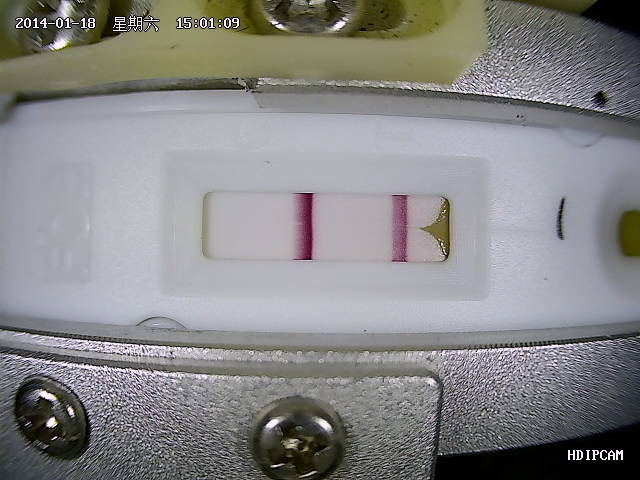
#> input picture FOB/sample.bmp, 1280 x 960 px (shown at 1/2 size)
$ python -i match.py   (imports and definitions only)   (older library calls are emulated)
#> lines starting #> are read from the running program, lines starting #| are printed output that depends on the picture; after the words box and inside, x2 and y2 are one past the last pixel; in counts of white or black regions, pixels touching at a corner belong together
#> further down, picture is the input picture: shape (960, 1280, 3); mean B, G, R 133.6, 133.7, 133.8
# encoding:utf-8
import cv2
import numpy as np
#得到模板函数
def get_t_black(f):
    if f==0:
        template = np.zeros((120, 350), dtype=np.uint8)
        template[1:120,1:350]=255
        template[0:120,80:81]=0
        template[0:120,120:121]=0

def get_template(height,width,top_wid,left_wid, num_tem):
    #num_tem==1代表黑卡，黑卡的模板如下
    if num_tem==1:
        template = np.zeros((height, width * 3), dtype=np.uint8)
        # template[top_wid:height-top_wid,left_wid:width-left_wid]=255
        # template[0:height, 5:11] = 0
        template[top_wid:height-top_wid,0:width*3]=255
        template[0:height,width:width+1]=0
        template[0:30, width+int(width/2):width + int(width/2)+1] = 0
        template[height-30:height,width+int(width/2):width + int(width/2)+1]=0
        template[0:height,width*2:width*2+1] = 0

    #白卡的模板如下
    if num_tem==0:
        template = np.zeros((height, width*2), dtype=np.uint8)
        # template[top_wid:height - top_wid, 18:23] = 255
        # template[0:30,20:21]=0
        # template[90:120, 20:21] = 0
        template[:,:]=255
        template[0:1 ,0:width]=0
        template[height-1:height, 0:width] = 0
        template[0:height,0:1]=0
        template[0:height,width:width+1]=0
    #距离变换

    dis = cv2.distanceTransform(template, distanceType=cv2.DIST_L1, maskSize=3, dstType=cv2.CV_8U)
    #cv2.normalize(dis, dis)
    di = np.zeros((dis.shape[0],dis.shape[1]), dtype=np.uint8)
    # [7 lines of commented-out code are left out]
    return dis
#得到FOB卡区域的函数
def get_ori(image):
    #规定模板的长度为40，高度为125，实际上模板的宽度是具体情况而定
    height=125
    width=40
    #cv2.imshow('template',template)
    #大致分割
    ori=image[300:660,100:950]
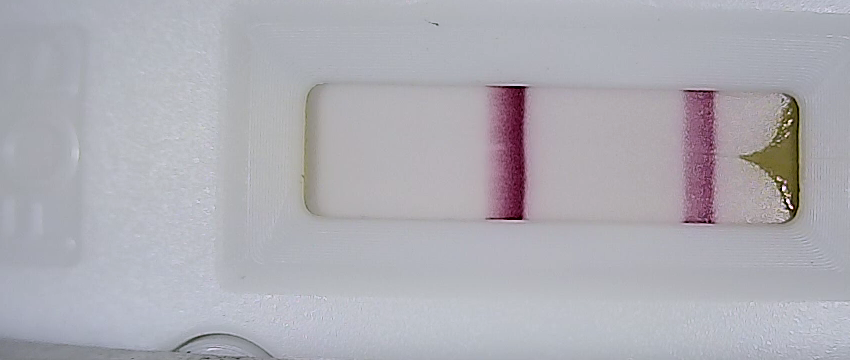
#> ori: shape (360, 850, 3); mean B, G, R 180.2, 173.1, 174.2
    image=image[300:660,100:950]
    gray = cv2.cvtColor(image, cv2.COLOR_BGR2GRAY)
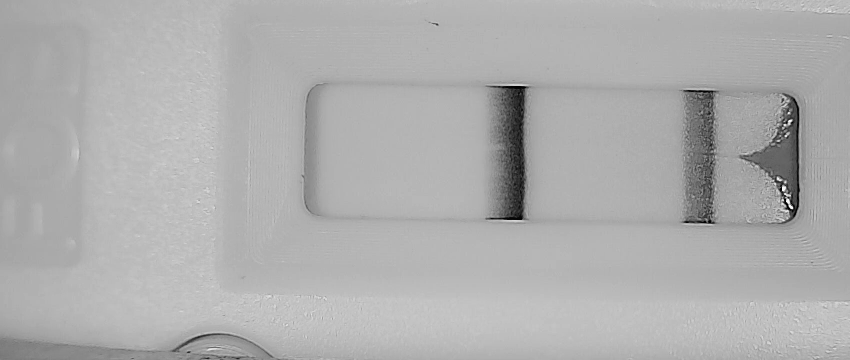
#> gray: shape (360, 850); min 0, max 247, mean 174.2
    #转灰度图
    image=cv2.cvtColor(image,cv2.COLOR_BGR2GRAY)

    #取左上角一小块区域灰度和判断是白卡还是黑卡
    sum_gray=np.sum(image[0:20,2:4])
#> sum_gray = 6570
    #中值滤波
    image = cv2.medianBlur(image, 19)
    #得到模板加canny计算边缘
    if sum_gray < 60*20*2:#flag=1 黑卡 flag=0白卡
        flag=1
        img = cv2.Canny(image, 1, 20)
        template_0 = get_template(height, width, 1, 1, 1)
    else:
        flag=0
        template_0 = get_template(height, width, 1, 1, 0)
        img = cv2.Canny(image, 1,40)
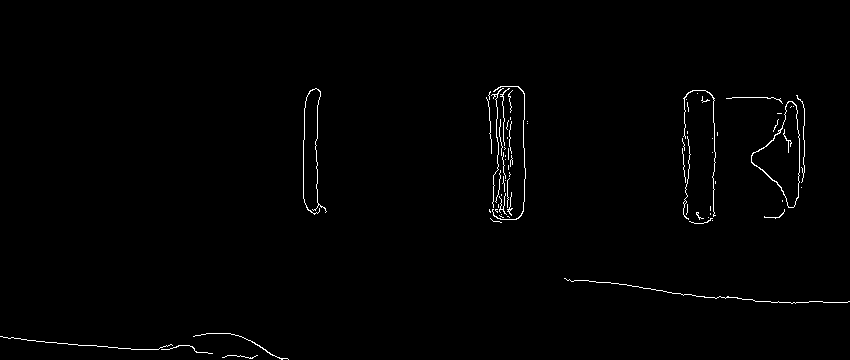
#> img: shape (360, 850); 0.93% white in thin lines or dots, all inside (x1, y1, x2, y2) = (0, 86, 850, 360)

    # [10 lines of commented-out code are left out]
    img=~img
    # [9 lines of commented-out code are left out]
    dis=cv2.distanceTransform(img,distanceType=cv2.DIST_L1,maskSize=3,dstType=cv2.CV_8U)
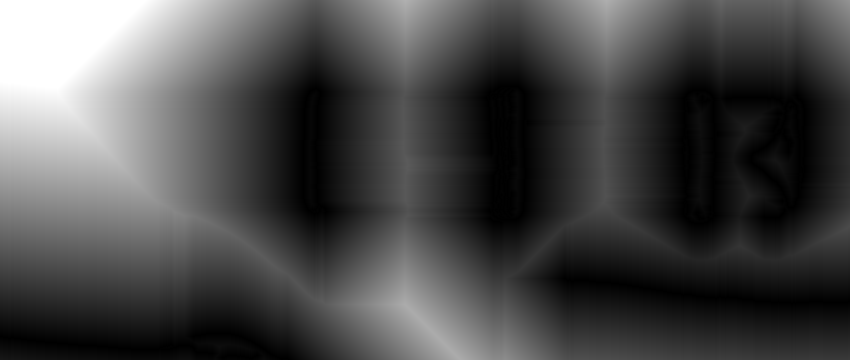
#> dis: shape (360, 850); min 0, max 255, mean 74
    # [11 lines of commented-out code are left out]
    method=cv2.TM_SQDIFF
    #模板匹配
    res= cv2.matchTemplate(dis,template_0,method)
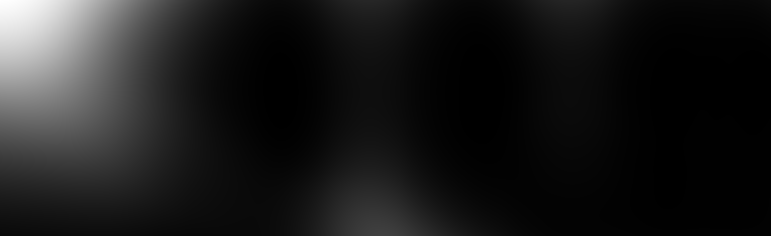
#> res: shape (236, 771) float32; min 417221, max 550859584, mean 59376808; drawn with min black and max white
    #找到模板匹配函数最小值和所在的位置
    min_val_0, max_val_0, min_loc_0, max_loc_0 = cv2.minMaxLoc(res)
#> min_val_0 = 417221; max_val_0 = 550859584; min_loc_0 = (761, 89); max_loc_0 = (0, 0)
    #如果最小值小于某一阈值那么出现了高度匹配的
    if min_loc_0[0] - 400>0:
        min_val, max_val, min_loc, max_loc = cv2.minMaxLoc(res[:, min_loc_0[0] - 400:min_loc_0[0] - 150])
#> min_val = 438641; max_val = 139686096; min_loc = (124, 89); max_loc = (20, 235)
        min_loc=(min_loc[0]+min_loc_0[0] - 400,min_loc[1])
#> min_loc = (485, 89)
        left= min_loc_0[0]-300
#> left = 461
        if min_loc_0[0]-min_loc[0]>300:
            min_val, max_val, min_loc, max_loc = cv2.minMaxLoc(res[:, left:min_loc_0[0] - 150])
            min_loc = (min_loc[0] + left, min_loc[1])
    else:
        min_val, max_val, min_loc, max_loc=min_val_0, max_val_0, min_loc_0, max_loc_0
    if flag==0:
        # [10 lines of commented-out code are left out]
        num=0
        a=[]
        b=[]
        score=0
        if min_loc[0]+80>850 and min_loc[1]+100>360:
            top_left=min_loc_0
        else:
            for i in range(min_loc[0]+10,min_loc[0]+70):
                a.append(np.mean(gray[min_loc[1]+50:min_loc[1]+70,i:i+1]))
#> after the loop, a = 60 values, max 175.9 at index 56, min 34.9 at index 24, mean 125.3
            min_=min(a[0:60])
#> min_ = 34.9
            max_=max(a[0:60])
#> max_ = 175.9
            for i in range(len(a)):
                b.append(70*(a[i]-min_)/(max_-min_))
#> this loop made 60 passes
#> after the loop, b = 60 values, max 70 at index 56, min 0 at index 24, mean 44.85
            max_decay = 0
            pos=30
            for i in range(27,33):
                if np.mean(a[i:60])-np.mean(a[0:i])>max_decay:
                    max_decay=np.mean(a[i:60])-np.mean(a[0:i])
                    pos=i
#> this loop made 6 passes
#> max_decay on passes 1 to 4: 76.98, 81.22, 84.11, 84.64
#> after the loop, max_decay = 84.64; pos = 30
            for i in range(60):
                if i<pos:
                    score=score+b[i]
                else:
                    score=score+70-b[i]
#> this loop made 60 passes
#> score on passes 1 to 12: 53.03, 104.5, 153.4, 200.9, 245.3, 286.9, 326.8, 364.7, 401, 432.3, 462.1, 487.5
#> after the loop, score = 839.8
            score=score-max(a[pos:60])+min(a[0:pos])
#> score = 698.8
            # [16 lines of commented-out code are left out]
            gg=np.mean(a[5:pos])
#> gg = 72.8
            if  (score<1200 and gg<100) or score<800:#min_val<500000 and (min_loc_0[0]-min_loc[0]<200 or min_val_0-min_val<100000):
                top_left=min_loc
#> top_left = (485, 89)
            else:
                top_left=min_loc_0
    else:
        #在不越界的情况下
        if min_loc_0[0]+102<850 and min_loc_0[1]+78<360 :
            right_boundry = 840
            for i in range(min_loc_0[0]+100,850):
                if np.min(gray[min_loc_0[1]+50:min_loc_0[1]+70,i:i+1])<30 and np.max(gray[min_loc_0[1]+50:min_loc_0[1]+70,i:i+1])<100:
                    right_boundry=i
                    break
            #如果右边界距离标签坐标距离小于250代表匹配到了第二条条纹此时应该取左边条纹
            if right_boundry-min_loc_0[0]<270 and right_boundry-min_loc_0[0]>0:
                top_left = min_loc
            else:
                top_left = min_loc_0
        #if  min_val<min_val_0+250000 and (min_loc_0[0]-min_loc[0]<200 or min_val_0-min_val<100000):
        else:
            top_left=min_loc_0
        # for i in range(0,res.shape[1]):
        #     res[:,i]=res[:,i]+i*i*1.5
    #min_val_0, max_val_0, min_loc_0, max_loc_0 = cv2.minMaxLoc(res)

    #由于黑卡和白卡选取模板长度不一样，所以加入下面操作
    if flag==1:
        top_left=(top_left[0] + width, top_left[1] )
    # else:
    #     top_left = (top_left[0] , top_left[1])
    bottom_right = (top_left[0] + width, top_left[1] + height)
#> bottom_right = (525, 214)
    # cv2.rectangle(di,top_left, bottom_right, 255, 2)
    # cv2.rectangle(ori,top_left, bottom_right, 255, 2)
    mid=(top_left[0]+20,top_left[1])
#> mid = (505, 89)
    if mid[0]-100<0:
        mid=(100,mid[1])
    else:
        if mid[0]+250>ori.shape[1]:
            mid=(ori.shape[1]-252,mid[1])
    if mid[1]+125>ori.shape[0]:
        mid = (mid[0],ori.shape[0]-130)
    img_ori=ori[mid[1]:mid[1]+125,mid[0]-100:mid[0]+250]
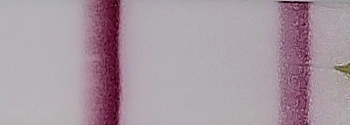
#> img_ori: shape (125, 350, 3); mean B, G, R 161.7, 152.4, 168.4
    #print("wwee")
    return img_ori
# [8 lines of commented-out code are left out]

>>> import cv2
>>> picture = cv2.imread('sample.bmp')
>>> result = get_ori(picture)
